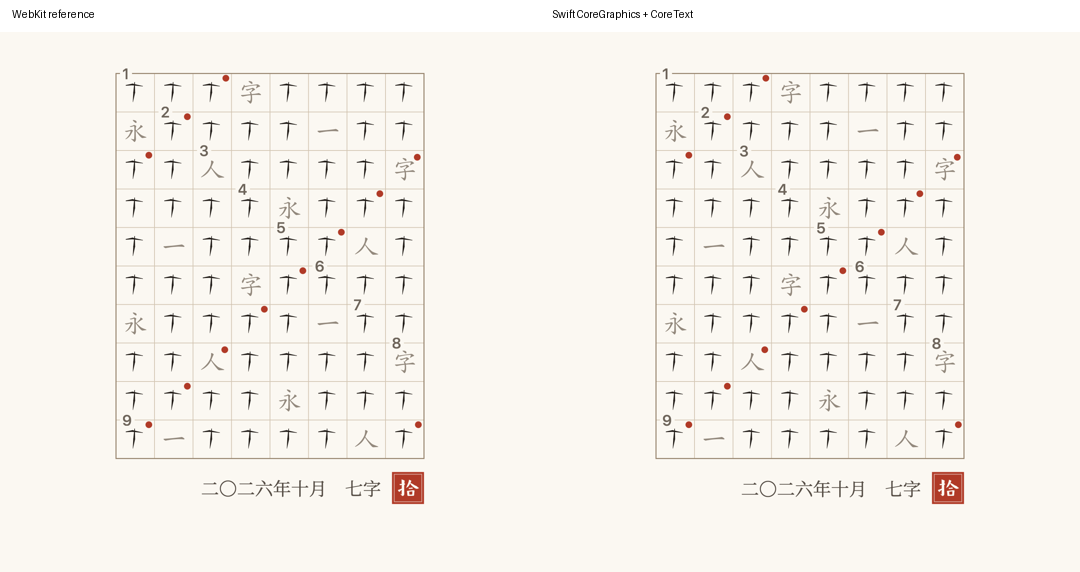
#> input picture scripts/image-parity/comparison/20-sheet-0.png, 1080 x 572 px, given in place of 01-work-frame-0.png, which was not available
$ python self-test.py
#> lines starting #> are read from the running program, lines starting #| are printed output that depends on the picture
"""Prove the geometry comparator rejects a one-pixel native frame displacement."""
from pathlib import Path
from tempfile import TemporaryDirectory
import json,subprocess,sys
import numpy as np
from PIL import Image
source=Path('artifacts/image-parity').resolve()
with TemporaryDirectory(prefix='shizi-image-comparator-') as d:
    root=Path(d)
    (root/'reference').symlink_to(source/'reference',target_is_directory=True)
    (root/'regions.json').symlink_to(source/'regions.json')
    (root/'swift').mkdir()
    for f in (source/'swift').glob('*.png'):(root/'swift'/f.name).symlink_to(f)
    name='01-work-frame-0.png'
    im=np.asarray(Image.open(source/'swift'/name))
#> im is the input picture: shape (572, 1080, 3); mean R, G, B 247.1, 243.6, 237.6
    (root/'swift'/name).unlink()
    Image.fromarray(np.roll(im,1,axis=1)).save(root/'swift'/name)
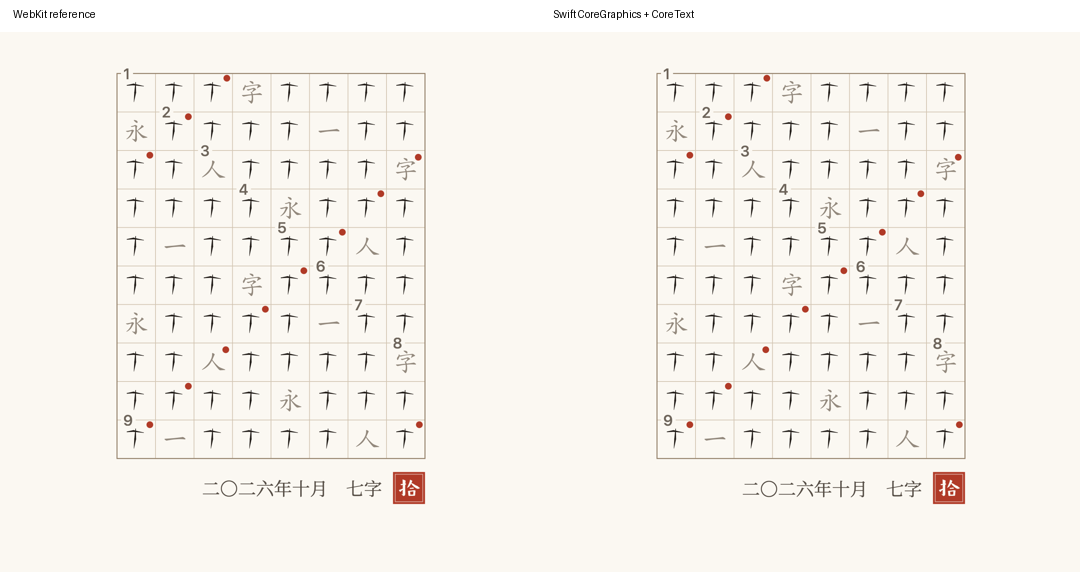
#> saved as 01-work-frame-0.png: PIL image 1080x572 RGB; mean R, G, B 247.1, 243.6, 237.6
    p=subprocess.run([sys.executable,'scripts/image-parity/compare.py',str(root)],capture_output=True,text=True)
#> (the run stopped early here; a loop or call above may not have finished)

$ run again, on scripts/image-parity/reference/04-work-0.png
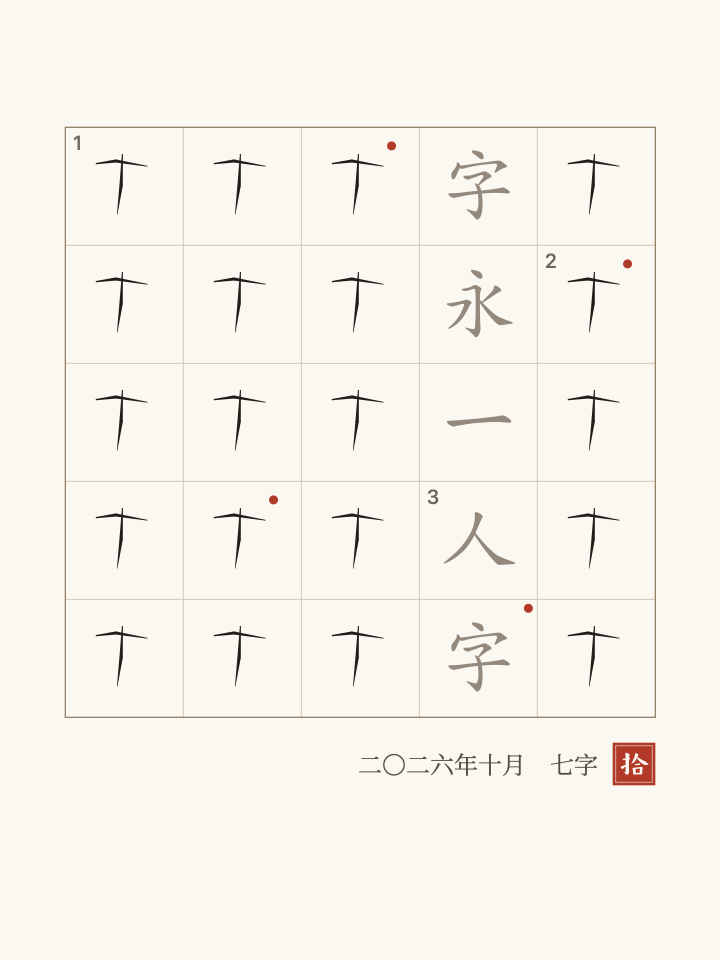
#> input picture scripts/image-parity/reference/04-work-0.png, 1440 x 1920 px, given in place of 01-work-frame-0.png, which was not available (shown at 1/2 size)
#> im is the input picture: shape (1920, 1440, 4); mean R, G, B, A 247.9, 244.4, 238.2, 255
#> `Image.fromarray(np.roll(im,1,axis=1)).save(root/'swift'/name)`:
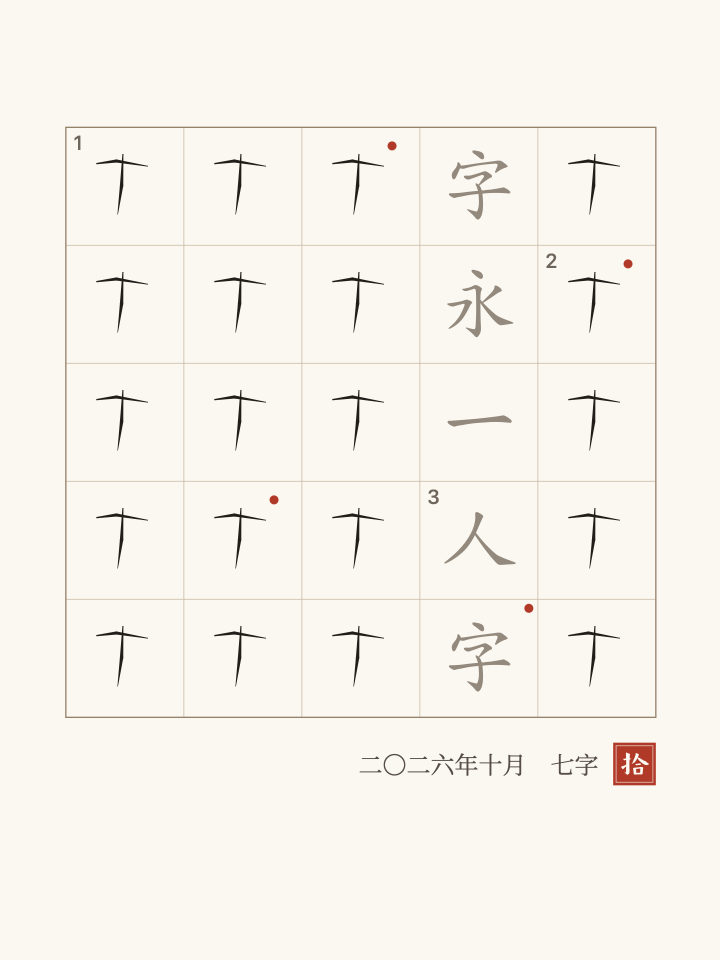
#> saved as 01-work-frame-0.png: PIL image 1440x1920 RGBA (shown at 1/2 size); mean R, G, B, A 247.9, 244.4, 238.2, 255

$ run again, on scripts/image-parity/reference/05-work-0.png
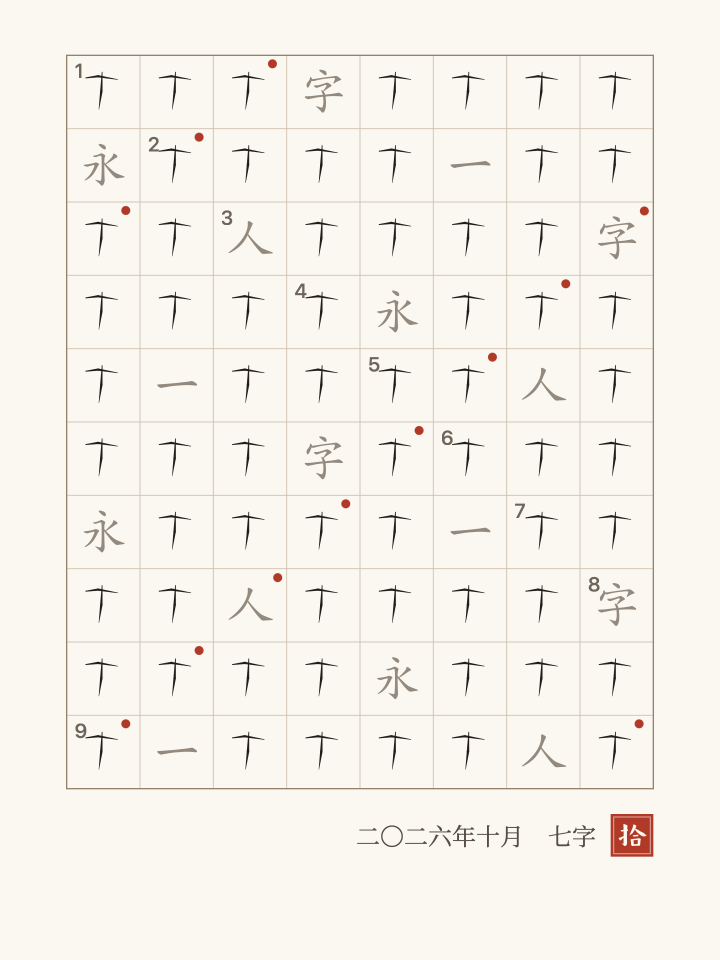
#> input picture scripts/image-parity/reference/05-work-0.png, 1440 x 1920 px, given in place of 01-work-frame-0.png, which was not available (shown at 1/2 size)
#> im is the input picture: shape (1920, 1440, 4); mean R, G, B, A 246.7, 243, 236.6, 255
#> `Image.fromarray(np.roll(im,1,axis=1)).save(root/'swift'/name)`:
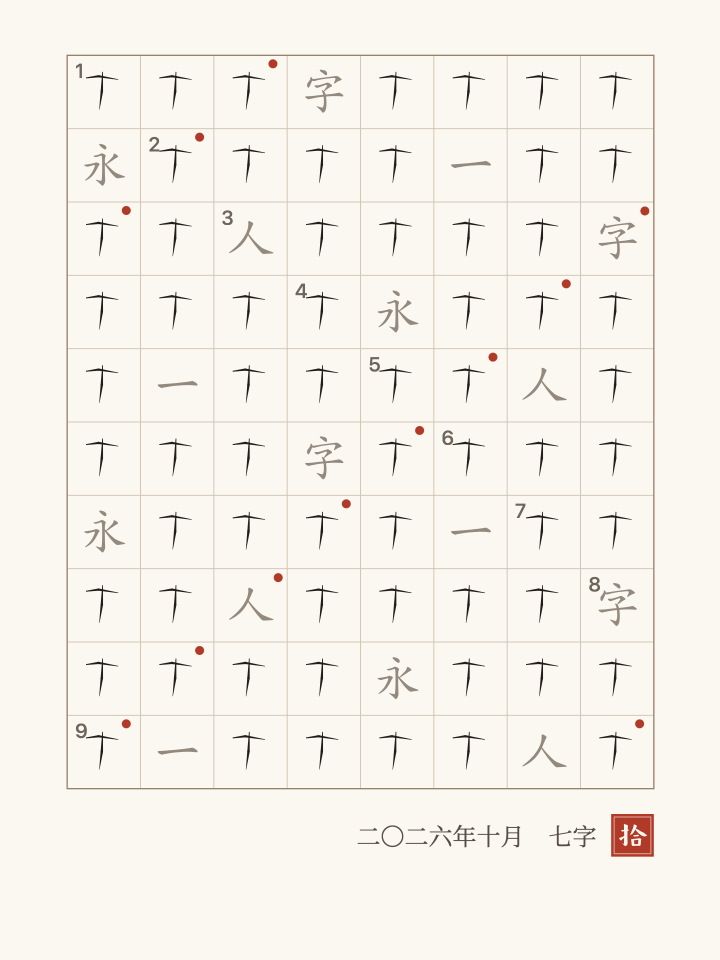
#> saved as 01-work-frame-0.png: PIL image 1440x1920 RGBA (shown at 1/2 size); mean R, G, B, A 246.7, 243, 236.6, 255
